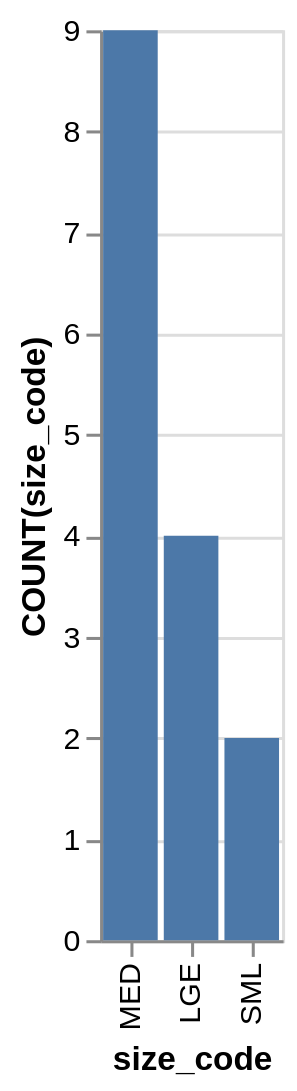

Express this chart as Vega-Lite.
### Vega-Lite specification from a JSON file in a GitHub repository (floating-point values rounded to 4 significant figures)
{"data": {"values": [{"x_data": "MED", "y_data": 9}, {"x_data": "LGE", "y_data": 4}, {"x_data": "SML", "y_data": 2}]}, "mark": "bar", "encoding": {"x": {"field": "x_data", "type": "nominal", "title": "size_code", "sort": {"op": "sum", "field": "y_data", "order": "descending"}}, "y": {"field": "y_data", "type": "quantitative", "title": "COUNT(size_code)"}}}
